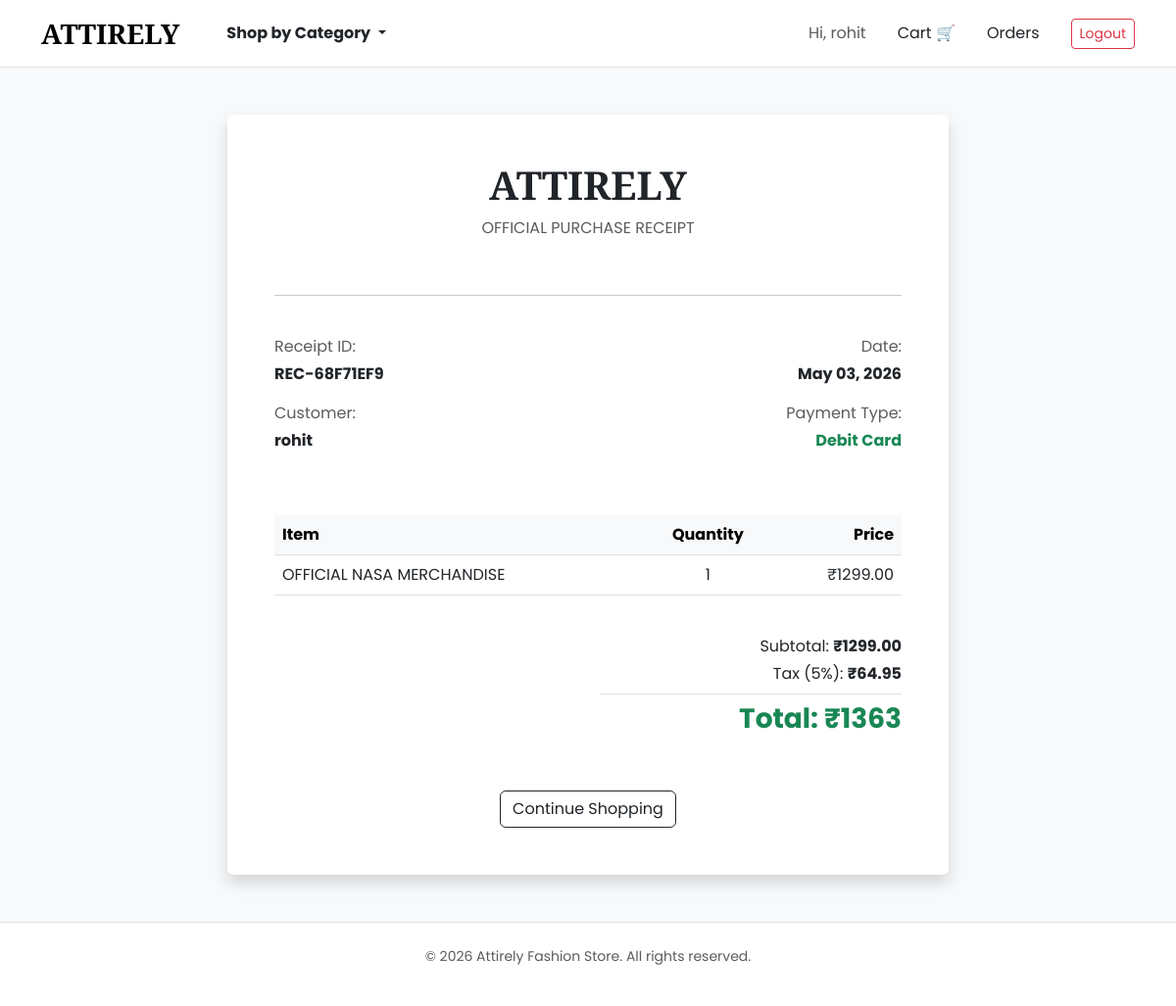
Screenshot of /receipt/REC-68F71EF9/ (signed in) with the database file from the repository.
### store/models.py (models this page shows, shortened)
class User(AbstractUser):
    is_customer = models.BooleanField(default=True)
    is_vendor = models.BooleanField(default=False)
    phone = models.CharField(max_length=15, blank=True, null=True)

class Receipt(models.Model):
    receipt_id = models.CharField(max_length=100, unique=True) # cite: 71
    user = models.ForeignKey(User, on_delete=models.CASCADE) # cite: 11
    order = models.OneToOneField(Order, on_delete=models.CASCADE) # cite: 44
    payment = models.OneToOneField(Payment, on_delete=models.CASCADE) # cite: 69
    tax_details = models.DecimalField(max_digits=10, decimal_places=2, default=0.00) # cite: 68
    generated_at = models.DateTimeField(auto_now_add=True)

class Payment(models.Model):
    order = models.OneToOneField(Order, on_delete=models.CASCADE)
    payment_method_id = models.CharField(max_length=100) # cite: 46
    payment_type = models.CharField(max_length=50) # cite: 60
    status = models.CharField(max_length=20) # cite: 67
    date_paid = models.DateTimeField(auto_now_add=True)

class OrderItem(models.Model):
    order = models.ForeignKey(Order, on_delete=models.CASCADE, related_name='items')
    product = models.ForeignKey(Product, on_delete=models.CASCADE)
    price = models.DecimalField(max_digits=10, decimal_places=2)
    quantity = models.PositiveIntegerField()

class Product(models.Model):
    category = models.ForeignKey(Category, on_delete=models.CASCADE, related_name='products')
    name = models.CharField(max_length=200)
    description = models.TextField()
    price = models.DecimalField(max_digits=10, decimal_places=2)
    stock_quantity = models.IntegerField(default=0)
    image = models.ImageField(upload_to='products/')

class Order(models.Model):
    user = models.ForeignKey(User, on_delete=models.CASCADE)
    shipping_address = models.ForeignKey(ShippingAddress, on_delete=models.SET_NULL, null=True)
    order_date = models.DateTimeField(auto_now_add=True)
    total_amount = models.DecimalField(max_digits=10, decimal_places=2)
    status = models.CharField(max_length=50, default='Order Placed', choices=[
        ('Order Placed', 'Order Placed'),
        ('Processing', 'Processing'),
        ('Shipped', 'Shipped'),
        ('Out for Delivery', 'Out for Delivery'),
        ('Delivered', 'Delivered')
    ])

### store/views.py (the view)
# urls.py: path('receipt/<str:receipt_id>/', views.view_receipt, name='view_receipt'),
@login_required
def view_receipt(request, receipt_id):
    receipt = get_object_or_404(Receipt, receipt_id=receipt_id, user=request.user)
    return render(request, 'store/receipt.html', {'receipt': receipt})

### store/context_processors.py (called while the page is built)
def menu_categories(request):
    return {'menu_categories': Category.objects.all()}

### store/templates/store/receipt.html
{% extends 'store/base.html' %}
{% block content %}
<div class="row justify-content-center my-5">
    <div class="col-md-8">
        <div class="card p-5 shadow border-0">
            <div class="text-center mb-4">
                <h1 class="display-6 fw-bold">ATTIRELY</h1>
                <p class="text-muted text-uppercase tracking-wide">Official Purchase Receipt</p>
            </div>
            <hr>
            <div class="row my-4">
                <div class="col-sm-6">
                    <p class="mb-1 text-muted">Receipt ID:</p>
                    <p class="fw-bold">{{ receipt.receipt_id }}</p>
                    <p class="mb-1 mt-3 text-muted">Customer:</p>
                    <p class="fw-bold">{{ receipt.user.username }}</p>
                </div>
                <div class="col-sm-6 text-sm-end mt-3 mt-sm-0">
                    <p class="mb-1 text-muted">Date:</p>
                    <p class="fw-bold">{{ receipt.generated_at|date:"M d, Y" }}</p>
                    <p class="mb-1 mt-3 text-muted">Payment Type:</p>
                    <p class="fw-bold text-success">{{ receipt.payment.payment_type }}</p>
                </div>
            </div>
            <table class="table mt-4">
                <thead class="table-light">
                    <tr>
                        <th>Item</th>
                        <th class="text-center">Quantity</th>
                        <th class="text-end">Price</th>
                    </tr>
                </thead>
                <tbody>
                    {% for item in receipt.order.items.all %}
                    <tr>
                        <td>{{ item.product.name }}</td>
                        <td class="text-center">{{ item.quantity }}</td>
                        <td class="text-end">₹{{ item.price }}</td>
                    </tr>
                    {% endfor %}
                </tbody>
            </table>
            <div class="row mt-4">
                <div class="col-sm-6 offset-sm-6 text-end">
                    <p class="mb-1">Subtotal: <strong>₹{{ receipt.order.total_amount }}</strong></p>
                    <p class="mb-2 border-bottom pb-2">Tax (5%): <strong>₹{{ receipt.tax_details }}</strong></p>
                    <h3 class="text-success fw-bold">Total: ₹{{ receipt.order.total_amount|add:receipt.tax_details }}</h3>
                </div>
            </div>
            <div class="text-center mt-5">
                <a href="{% url 'product_list' %}" class="btn btn-outline-dark">Continue Shopping</a>
            </div>
        </div>
    </div>
</div>
{% endblock %}

### store/templates/store/base.html (shortened to what this page needs)
<!DOCTYPE html>
<html lang="en">
<head>
    <link href="https://cdn.jsdelivr.net/npm/bootstrap@5.3.0/dist/css/bootstrap.min.css" rel="stylesheet">
</head>
<body>
    <nav class="navbar navbar-expand-lg navbar-light bg-white border-bottom sticky-top">
        <div class="container">
            <a class="navbar-brand fs-3 fw-bold" href="{% url 'product_list' %}">ATTIRELY</a>
            <ul class="navbar-nav me-auto ms-md-4">
                <li class="nav-item dropdown">
                    <a class="nav-link dropdown-toggle fw-bold text-dark" href="#" id="navbarDropdown" role="button" data-bs-toggle="dropdown" aria-expanded="false">
                        Shop by Category
                    </a>
                </li>
            </ul>
            <div class="d-flex align-items-center ms-auto">
                {% if user.is_authenticated %}
                    <span class="me-3 text-muted">Hi, {{ user.username }}</span>
                    <a href="{% url 'view_cart' %}" class="nav-link px-3 position-relative">Cart 🛒</a>
                    <a href="{% url 'order_history' %}" class="nav-link px-3">Orders</a>
                    <a href="{% url 'logout' %}" class="btn btn-outline-danger btn-sm ms-3">Logout</a>
                {% else %}
                    <a href="{% url 'login' %}" class="nav-link px-3 text-dark">Login</a>
                    <a href="{% url 'register' %}" class="btn btn-dark btn-sm ms-2">Join Now</a>
                {% endif %}
            </div>
        </div>
    </nav>
    <main class="container my-5">
        {% block content %}{% endblock %}
    </main>
    <footer class="bg-white border-top py-4 mt-5 text-center">
        <p class="text-muted small">&copy; 2026 Attirely Fashion Store. All rights reserved.</p>
    </footer>
</body>
</html>

### store/templates/store/base.html (style rules this page uses)
body { font-family: 'Poppins', sans-serif; background-color: #f8f9fa; }
h1, h2, .navbar-brand { font-family: 'Playfair Display', serif; }
.card { transition: all 0.3s ease-in-out; border: 1px solid transparent; }

### rows the page displays
User: username "rohit"
Receipt: receipt_id "REC-68F71EF9", user.username "rohit", generated_at "May 03, 2026", payment.payment_type "Debit Card", order.total_amount "1299.00", tax_details "64.95", order.total_amount|add "1363"
OrderItem: product.name "OFFICIAL NASA MERCHANDISE", quantity "1", price "1299.00"
